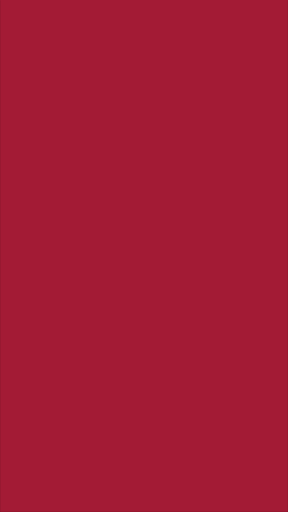

This game map was drawn from its Tiled (.tmx) file and the tilesets committed beside it. A one-line description and the full map source follow:
An orthogonal 9x16 tile map with 32x32 px tiles, 1 tile layer (Tile Layer 1).

<map version="1.4" tiledversion="1.4.3" orientation="orthogonal" renderorder="right-down" width="9" height="16" tilewidth="32" tileheight="32" infinite="0" nextlayerid="2" nextobjectid="1">
 <tileset firstgid="1" source="campaignBackgrounds.tsx" />
 <layer id="1" name="Tile Layer 1" width="9" height="16">
  <data encoding="csv">
21,22,23,24,25,26,27,28,29,
100,101,102,103,104,105,106,107,108,
179,180,181,182,183,184,185,186,187,
258,259,260,261,262,263,264,265,266,
337,338,339,340,341,342,343,344,345,
416,417,418,419,420,421,422,423,424,
495,496,497,498,499,500,501,502,503,
574,575,576,577,578,579,580,581,582,
653,654,655,656,657,658,659,660,661,
732,733,734,735,736,737,738,739,740,
811,812,813,814,815,816,817,818,819,
890,891,892,893,894,895,896,897,898,
969,970,971,972,973,974,975,976,977,
1048,1049,1050,1051,1052,1053,1054,1055,1056,
1127,1128,1129,1130,1131,1132,1133,1134,1135,
1206,1207,1208,1209,1210,1211,1212,1213,1214
</data>
 </layer>
</map>
